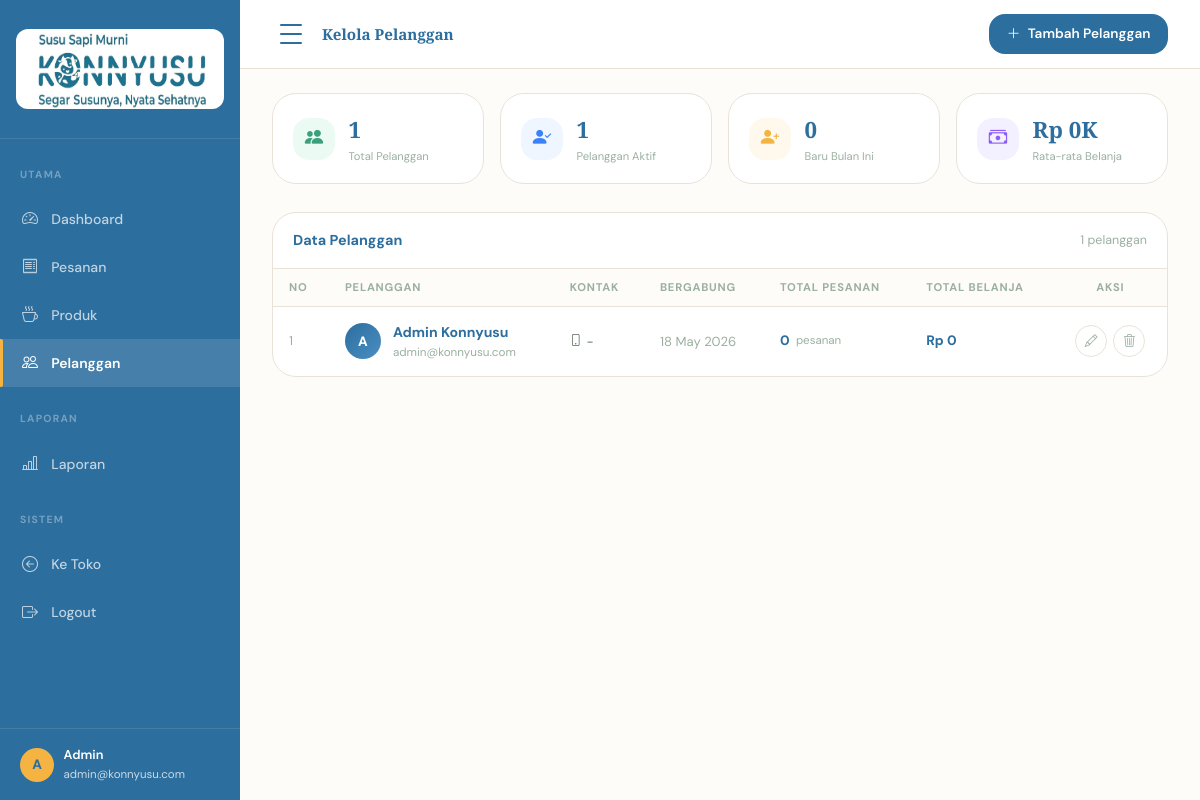
/admin/customers/customers.php (signed in), run on an earlier commit of the app's database.
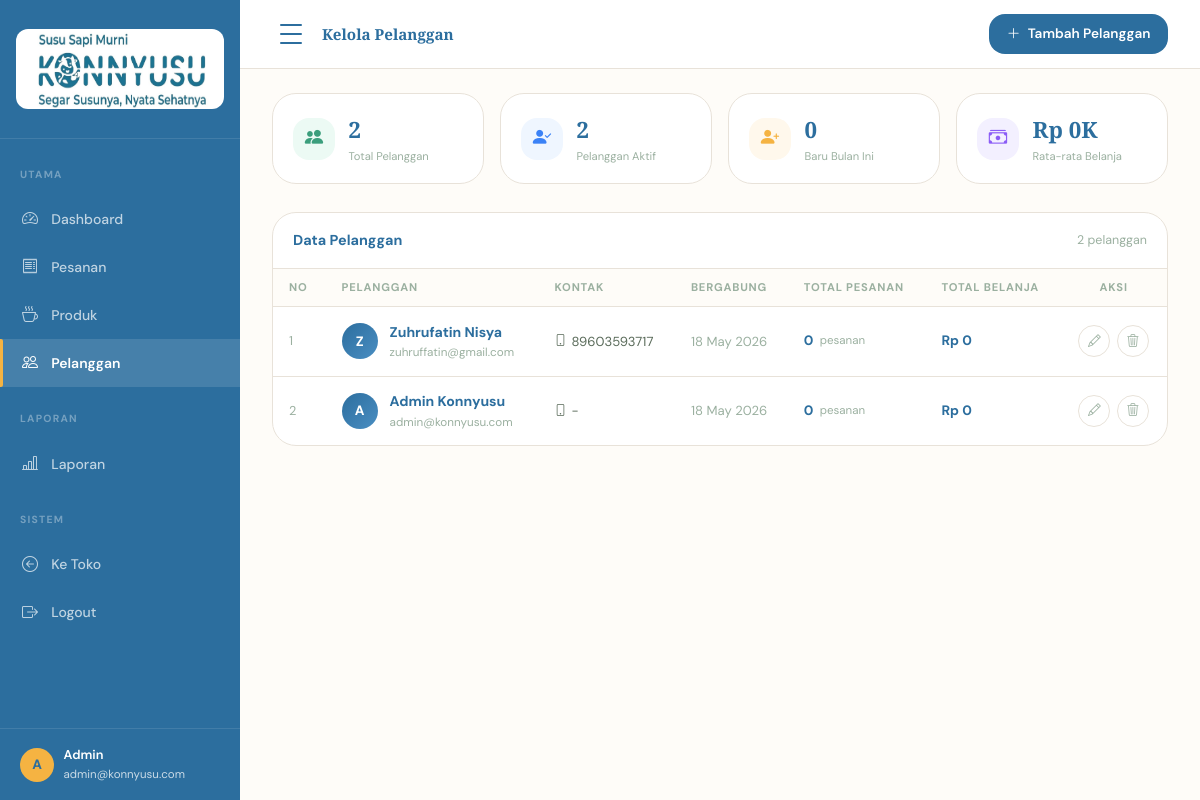
And on a later commit of the database.
### tables this page shows
CREATE TABLE `users` (
  `user_id` int NOT NULL,
  `name` varchar(100) NOT NULL,
  `username` varchar(50) DEFAULT NULL,
  `email` varchar(100) NOT NULL,
  `password` varchar(255) NOT NULL,
  `phone` varchar(20) DEFAULT NULL,
  `address` text,
  `role` enum('user','admin') DEFAULT 'user',
  `notifications_enabled` tinyint(1) DEFAULT '1',
  `created_at` timestamp NULL DEFAULT CURRENT_TIMESTAMP,
  `updated_at` timestamp NULL DEFAULT CURRENT_TIMESTAMP ON UPDATE CURRENT_TIMESTAMP,
  `birthdate` varchar(255) DEFAULT NULL,
  `gender` varchar(255) DEFAULT NULL,
  `bio` varchar(255) DEFAULT NULL
);

CREATE TABLE `menu` (
  `menu_id` int NOT NULL,
  `name` varchar(100) NOT NULL,
  `description` text,
  `price` int NOT NULL,
  `category` varchar(50) NOT NULL,
  `image` varchar(255) DEFAULT NULL,
  `stock` int DEFAULT '0',
  `is_new` tinyint(1) DEFAULT '0',
  `is_best` tinyint(1) DEFAULT '0',
  `sold` int DEFAULT '0',
  `created_at` timestamp NULL DEFAULT CURRENT_TIMESTAMP,
  `updated_at` timestamp NULL DEFAULT CURRENT_TIMESTAMP ON UPDATE CURRENT_TIMESTAMP
);

### data/products.php (called while the page is built, shortened)
<?php
require_once __DIR__ . '/../config/database.php';
function getProducts(): array {
    global $pdo;
    $stmt = $pdo->query("
        SELECT m.menu_id AS id, m.name, m.description, m.price, m.category, m.image, m.stock, m.is_new, m.is_best,
            COALESCE(SUM(oi.quantity), 0) AS sold
        FROM menu m
        LEFT JOIN order_item oi ON m.menu_id = oi.menu_id
        LEFT JOIN orders o ON oi.order_id = o.order_id AND o.order_status = 'completed'
        GROUP BY m.menu_id
        ORDER BY m.menu_id
    ");
    return $stmt->fetchAll();
}
function formatRupiah(int $amount): string {
    return 'Rp ' . number_format($amount, 0, ',', '.');
}
$products = getProducts();
?>

### admin/customers/customers.php (the view, shortened to what the changed rows need)
<?php
require_once __DIR__ . '/../../config/database.php';
require_once __DIR__ . '/../../data/products.php';
function getAllUsers(): array {
    global $pdo;
    $stmt = $pdo->query("SELECT user_id, name, email, phone, address, created_at FROM users ORDER BY created_at DESC");
    return $stmt->fetchAll();
}
function getUserOrderCount(int $userId): int {
    global $pdo;
    $stmt = $pdo->prepare("SELECT COUNT(*) FROM orders WHERE user_id = ?");
    $stmt->execute([$userId]);
    return (int) $stmt->fetchColumn();
}
function getUserTotalSpent(int $userId): int {
    global $pdo;
    $stmt = $pdo->prepare("SELECT COALESCE(SUM(total), 0) FROM orders WHERE user_id = ? AND order_status = 'completed'");
    $stmt->execute([$userId]);
    return (int) $stmt->fetchColumn();
}
$users = getAllUsers();
$stats = [
    'total' => count($users),
    'active' => count($users),
    'new_mth' => 0,
    'avg_spent' => 0
];
if ($stats['total'] > 0) {
    $totalSpent = 0;
    foreach ($users as $u) {
        $totalSpent += getUserTotalSpent($u['user_id']);
    }
    $stats['avg_spent'] = (int)($totalSpent / $stats['total']);
}
?>
<!DOCTYPE html>
<html lang="id">
<head>
<link href="https://cdn.jsdelivr.net/npm/bootstrap@5.3.3/dist/css/bootstrap.min.css" rel="stylesheet">
<link rel="stylesheet" href="https://cdn.jsdelivr.net/npm/bootstrap-icons@1.11.3/font/bootstrap-icons.min.css">
<link rel="stylesheet" href="../../assets/css/global.css">
</head>
<body>
<div class="admin-layout">
<div class="admin-main">
  <div class="admin-body">
    <div class="stat-strip animate-fadeup">
      <div class="stat-strip-card">
        <div><div class="stat-strip-card__val"><?= $stats['total'] ?></div><div class="stat-strip-card__lbl">Total Pelanggan</div></div>
      </div>
      <div class="stat-strip-card">
        <div><div class="stat-strip-card__val"><?= $stats['active'] ?></div><div class="stat-strip-card__lbl">Pelanggan Aktif</div></div>
      </div>
    </div>
    <div style="background:var(--white);border:1px solid var(--border);border-radius:var(--radius-lg);overflow:hidden;" class="animate-fadeup">
      <div style="padding:1rem 1.25rem;border-bottom:1px solid var(--border);display:flex;align-items:center;justify-content:space-between;">
        <span style="font-size:.9rem;font-weight:700;color:var(--primary);">Data Pelanggan</span>
        <span style="font-size:.78rem;color:var(--text-muted);"><?= count($users) ?> pelanggan</span>
      </div>
      <div style="overflow-x:auto;">
        <table class="k-table">
          <thead>
            <tr>
              <th>No</th>
              <th>Pelanggan</th>
              <th>Kontak</th>
              <th>Bergabung</th>
              <th>Total Pesanan</th>
              <th>Total Belanja</th>
              <th style="text-align:center">Aksi</th>
            </tr>
          </thead>
          <tbody>
          <?php if(empty($users)):?>
          <tr><td colspan="7" style="text-align:center;padding:2rem;color:var(--text-muted);">Belum ada pelanggan</td></tr>
          <?php else:?>
          <?php foreach($users as $i=>$u):
            $orderCount = getUserOrderCount($u['user_id']);
            $totalSpent = getUserTotalSpent($u['user_id']);
          ?>
          <tr>
            <td style="color:var(--text-muted);font-size:.8rem;"><?= $i+1 ?></td>
            <td>
              <div style="display:flex;align-items:center;gap:.75rem;">
                <div style="width:36px;height:36px;border-radius:50%;background:linear-gradient(135deg,var(--primary),var(--primary-light));color:#fff;display:flex;align-items:center;justify-content:center;font-weight:800;font-size:.85rem;flex-shrink:0;">
                  <?= substr($u['name'], 0, 1) ?>
                </div>
                <div>
                  <div style="font-weight:700;font-size:.88rem;color:var(--primary);"><?= htmlspecialchars($u['name']) ?></div>
                  <div style="font-size:.73rem;color:var(--text-muted);"><?= htmlspecialchars($u['email']) ?></div>
                </div>
              </div>
            </td>
            <td style="font-size:.82rem;color:var(--text-mid);">
              <div style="display:flex;align-items:center;gap:.3rem;"><i class="bi bi-phone" style="font-size:.75rem;"></i><?= htmlspecialchars($u['phone'] ?? '-') ?></div>
            </td>
            <td style="font-size:.82rem;color:var(--text-muted);"><?= date('d M Y', strtotime($u['created_at'])) ?></td>
            <td>
              <div style="display:flex;align-items:center;gap:.4rem;">
                <span style="font-weight:700;color:var(--primary);"><?= $orderCount ?></span>
                <span style="font-size:.72rem;color:var(--text-muted);">pesanan</span>
              </div>
            </td>
            <td style="font-weight:700;color:var(--primary);"><?= formatRupiah($totalSpent) ?></td>
            <td style="text-align:center">
              <div style="display:flex;align-items:center;gap:.4rem;justify-content:center;">
                <button onclick="openEditModal(this, <?= (int)$u['user_id'] ?>)"
                  data-name="<?= htmlspecialchars($u['name'], ENT_QUOTES, 'UTF-8') ?>"
                  data-email="<?= htmlspecialchars($u['email'], ENT_QUOTES, 'UTF-8') ?>"
                  data-phone="<?= htmlspecialchars($u['phone'] ?? '', ENT_QUOTES, 'UTF-8') ?>"
                  data-address="<?= htmlspecialchars($u['address'] ?? '', ENT_QUOTES, 'UTF-8') ?>"
                  style="width:32px;height:32px;border-radius:var(--radius-md);border:1px solid var(--border);background:none;display:flex;align-items:center;justify-content:center;color:var(--text-muted);cursor:pointer;" title="Edit">
                  <i class="bi bi-pencil" style="font-size:.8rem;"></i>
                </button>
                <button onclick="openDeleteModal(this, <?= (int)$u['user_id'] ?>)"
                  data-name="<?= htmlspecialchars($u['name'], ENT_QUOTES, 'UTF-8') ?>"
                  style="width:32px;height:32px;border-radius:var(--radius-md);border:1px solid var(--border);background:none;display:flex;align-items:center;justify-content:center;color:var(--text-muted);cursor:pointer;" title="Hapus">
                  <i class="bi bi-trash3" style="font-size:.8rem;"></i>
                </button>
              </div>
            </td>
          </tr>
          <?php endforeach; ?>
          <?php endif;?>
          </tbody>
        </table>
      </div>
    </div>
  </div>
</div>
</div>
</body>
</html>

What changed in the data, as far as the page shows it:
now on this page (row edited): menu: menu_id "2"
added users: name "Z", name "Zuhrufatin Nisya", email "zuhruffatin@gmail.com", phone "89603593717", created_at "18 May 2026", orderCount "0", totalSpent "Rp 0"
Also different on the page:
count($users): "1" → "2"
$stats['total']: "1" → (not shown)
$stats['active']: "1" → (not shown)
